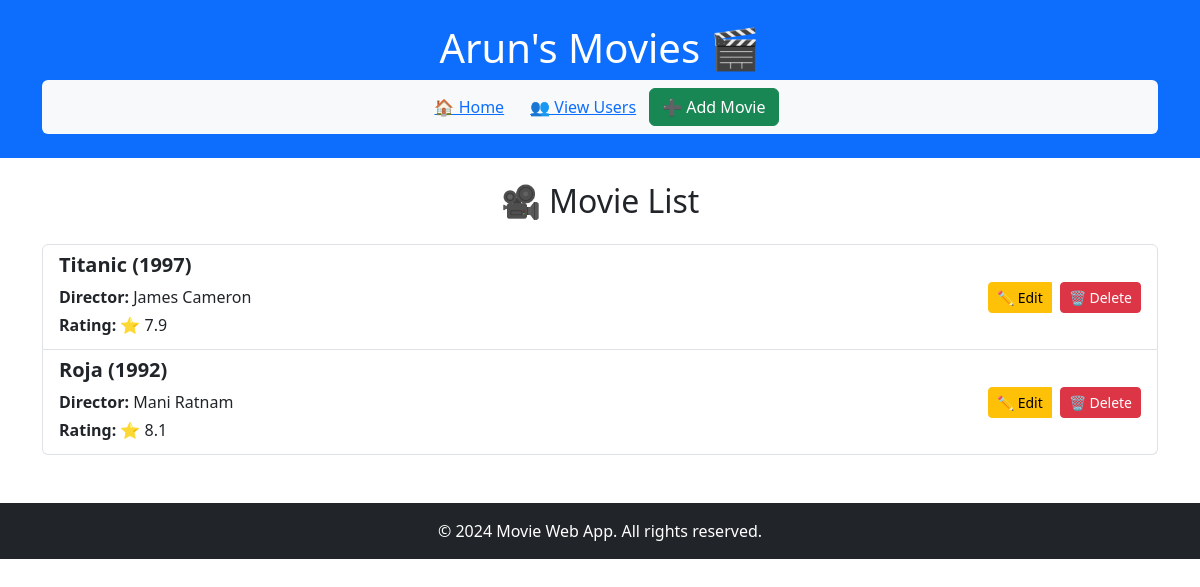
The app's page /users/6 with its own data.
### datamanager/models.py (models this page shows, shortened)
class User(db.Model):
    __tablename__ = 'users'
    id = db.Column(db.Integer, primary_key=True)
    username = db.Column(db.String(50), nullable=False, unique=True)
    movies = db.relationship('Movie', backref='user', lazy=True)

class Movie(db.Model):
    __tablename__ = 'movies'
    id = db.Column(db.Integer, primary_key=True)
    name = db.Column(db.String(100), nullable=False)
    director = db.Column(db.String(50), nullable=False)
    year = db.Column(db.Integer, nullable=False)
    rating = db.Column(db.Integer, nullable=False)
    user_id = db.Column(db.Integer, db.ForeignKey('users.id'), nullable=False)

### app.py (the view)
@app.route('/users/<int:user_id>')
def user_movies(user_id):
    movies = data_manager.get_user_movies(user_id)
    user = data_manager.get_user_by_id(user_id)
    if user:
        return render_template('user_movies.html', user=user, movies=movies)
    else:
        return "User not found", 404

### datamanager/sqlite_data_manager.py (called while the page is built)
    def get_user_movies(self, user_id):
        user = User.query.get(user_id)
        return user.movies if user else []

    def get_user_by_id(self, user_id):
        return User.query.get(user_id)

### templates/user_movies.html (shortened to what this page needs)
<!DOCTYPE html>
<html lang="en">
<head>
    <link rel="stylesheet" href="../../static/bootstrap.min.css">
</head>
<body class="d-flex flex-column min-vh-100">
    <header class="bg-primary text-white text-center py-4">
        <div class="container">
            <h1>{{ user.username }}'s Movies 🎬</h1>
            <nav class="nav justify-content-center bg-light p-2 rounded">
                <a class="btn btn-link" href="/">🏠 Home</a>
                <a class="btn btn-link" href="/users">👥 View Users</a>
                <a class="btn btn-success text-white" href="/users/{{ user.id }}/add_movie">➕ Add Movie</a>
            </nav>
        </div>
    </header>
    <main class="container mt-4">
        {% if movies %}
            <h2 class="mb-4 text-center">🎥 Movie List</h2>
            <ul class="list-group">
                {% for movie in movies %}
                    <li class="list-group-item d-flex justify-content-between align-items-center">
                        <div>
                            <h5 class="fw-bold">{{ movie.name }} ({{ movie.year }})</h5>
                            <p class="mb-1"><strong>Director:</strong> {{ movie.director }}</p>
                            <p class="mb-1"><strong>Rating:</strong> ⭐ {{ movie.rating }}</p>
                        </div>
                        <div class="btn-group gap-2" role="group">
                            <a class="btn btn-warning btn-sm" href="{{ url_for('update_movie', user_id=user.id, movie_id=movie.id) }}">✏️ Edit</a>
                            <form action="{{ url_for('delete_movie', user_id=user.id, movie_id=movie.id) }}" method="POST">
                                <button class="btn btn-danger btn-sm" type="submit">🗑️ Delete</button>
                            </form>
                        </div>
                    </li>
                {% endfor %}
            </ul>
        {% else %}
            <p class="text-center text-muted">No movies found for this user.</p>
        {% endif %}
    </main>
    <footer class="bg-dark text-white py-3 mt-5 text-center">
        <p class="mb-0">&copy; 2024 Movie Web App. All rights reserved.</p>
    </footer>
</body>
</html>

### records on screen
User: username "Arun"
Movie: name "Titanic", year "1997", director "James Cameron", rating "7.9"
Movie: name "Roja", year "1992", director "Mani Ratnam", rating "8.1"
